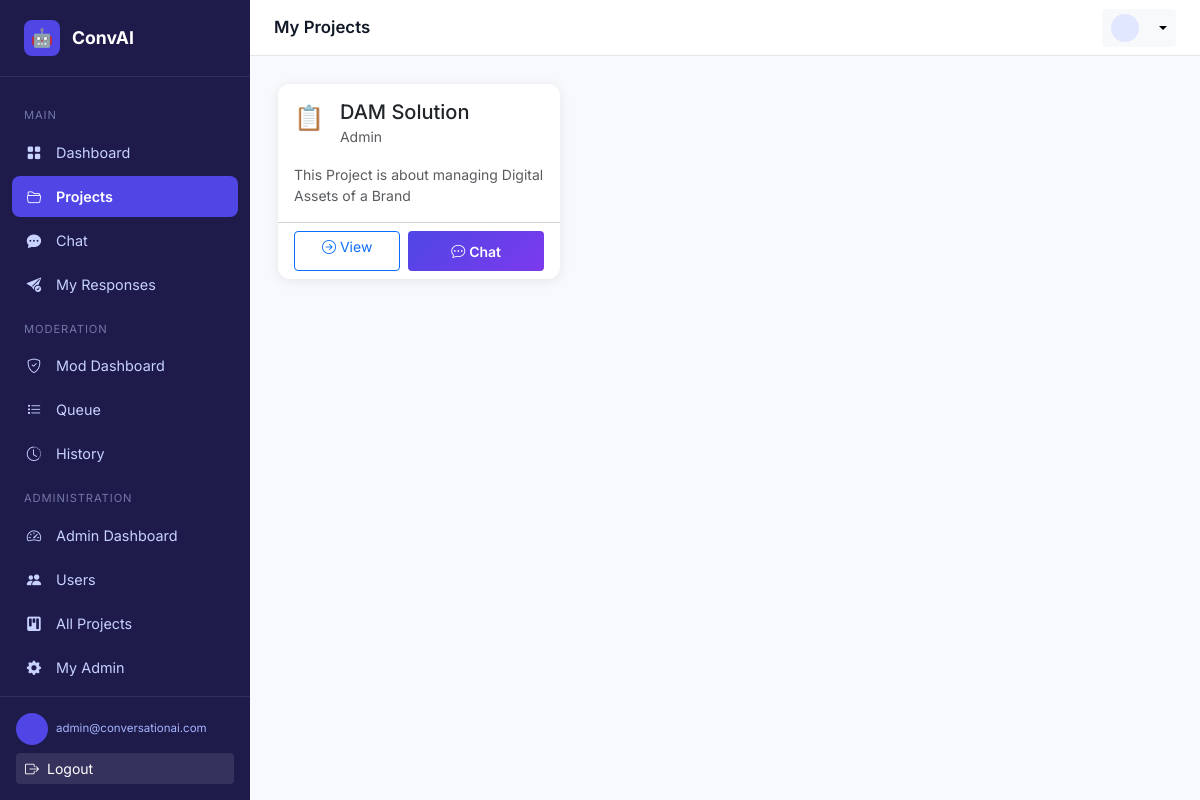
Page /projects/ (signed in) on the committed database.
### apps/users/models.py (models this page shows, shortened)
class User(AbstractUser):
    ROLE_CHOICES = (
        ('user', 'Regular User'),
        ('moderator', 'Moderator'),
        ('admin', 'Administrator'),
    )
    role = models.CharField(max_length=20, choices=ROLE_CHOICES, default='user')
    is_active = models.BooleanField(default=True)
    created_at = models.DateTimeField(auto_now_add=True)
    updated_at = models.DateTimeField(auto_now=True)
    class Meta:
        verbose_name = 'User'
        verbose_name_plural = 'Users'

### apps/projects/models.py (models this page shows, shortened)
class UserProject(models.Model):
    ROLE_CHOICES = (
        ('member', 'Member'),
        ('admin', 'Admin'),
    )
    user = models.ForeignKey(User, on_delete=models.CASCADE, related_name='user_projects')
    project = models.ForeignKey(Project, on_delete=models.CASCADE, related_name='members')
    role = models.CharField(max_length=20, choices=ROLE_CHOICES, default='member')
    joined_at = models.DateTimeField(auto_now_add=True)
    class Meta:
        db_table = 'user_project'
        verbose_name = 'User Project'
        verbose_name_plural = 'User Projects'
        unique_together = ('user', 'project')

class Project(models.Model):
    owner = models.ForeignKey(User, on_delete=models.CASCADE, related_name='owned_projects')
    name = models.CharField(max_length=255)
    description = models.TextField(blank=True, null=True)
    is_active = models.BooleanField(default=True)
    created_at = models.DateTimeField(auto_now_add=True)
    updated_at = models.DateTimeField(auto_now=True)
    class Meta:
        db_table = 'project'
        verbose_name = 'Project'
        verbose_name_plural = 'Projects'
        ordering = ['-created_at']

### apps/frontend/views.py (the view)
    def wrapper(request, *args, **kwargs):
        if not request.user.is_authenticated:
            return redirect('frontend:login')
        return view_func(request, *args, **kwargs)

### apps/frontend/views.py (called while the page is built)
def login_required_decorator(view_func):
    def wrapper(request, *args, **kwargs):
        if not request.user.is_authenticated:
            return redirect('frontend:login')
        return view_func(request, *args, **kwargs)
    return wrapper

@login_required_decorator
def user_projects(request):
    user_projects = UserProject.objects.filter(user=request.user).select_related('project')
    context = {
        'projects': user_projects,
    }
    return render(request, 'user/projects.html', context)

### templates/user/projects.html (shortened to what this page needs)
{% extends "base.html" %}
{% block page_title %}My Projects{% endblock %}
{% block nav_projects %}active{% endblock %}
{% block content %}
<div class="row g-4">
  {% for user_project in projects %}
  <div class="col-md-6 col-lg-4">
    <div class="card h-100">
      <div class="card-body">
        <div class="d-flex align-items-start gap-3 mb-3">
          <div style="font-size: 1.5rem;">📋</div>
          <div class="flex-grow-1">
            <h5 class="card-title mb-0">{{ user_project.project.name }}</h5>
            <small class="text-muted">{{ user_project.get_role_display }}</small>
          </div>
        </div>
        <p class="card-text text-muted small">{{ user_project.project.description|truncatewords:15 }}</p>
      </div>
      <div class="card-footer bg-transparent d-flex gap-2">
        <a href="{% url 'frontend:user_project_detail' user_project.project.id %}" class="btn btn-sm btn-outline-primary flex-fill">
          <i class="bi bi-arrow-right-circle me-1"></i>View
        </a>
        <a href="{% url 'frontend:user_chat' %}" class="btn btn-sm btn-primary flex-fill">
          <i class="bi bi-chat-dots me-1"></i>Chat
        </a>
      </div>
    </div>
  </div>
  {% endfor %}
</div>
{% endblock %}

### templates/base.html (shortened to what this page needs)
{% load static %}
<!DOCTYPE html>
<html lang="en">
<head>
  <link href="https://cdn.jsdelivr.net/npm/bootstrap@5.3.2/dist/css/bootstrap.min.css" rel="stylesheet">
  <link href="https://cdn.jsdelivr.net/npm/bootstrap-icons@1.11.3/font/bootstrap-icons.min.css" rel="stylesheet">
  <link href="{% static 'css/style.css' %}" rel="stylesheet">
</head>
<body>
{% block body %}
{% if user.is_authenticated %}
<div class="layout-wrapper">
  <nav class="sidebar" id="sidebar">
    <a href="{% url 'frontend:user_dashboard' %}" class="sidebar-brand">
      <div class="brand-icon">🤖</div>
      ConvAI
    </a>
    <div class="sidebar-nav">
      <div>
        <div class="nav-section-label">Main</div>
        <ul class="nav flex-column">
          <li class="nav-item">
            <a href="{% url 'frontend:user_dashboard' %}" class="nav-link {% block nav_dashboard %}{% endblock %}">
              <span class="nav-icon"><i class="bi bi-grid-fill"></i></span> Dashboard
            </a>
          </li>
          <li class="nav-item">
            <a href="{% url 'frontend:user_projects' %}" class="nav-link {% block nav_projects %}{% endblock %}">
              <span class="nav-icon"><i class="bi bi-folder2-open"></i></span> Projects
            </a>
          </li>
          <li class="nav-item">
            <a href="{% url 'frontend:user_chat' %}" class="nav-link {% block nav_chat %}{% endblock %}">
              <span class="nav-icon"><i class="bi bi-chat-dots-fill"></i></span> Chat
            </a>
          </li>
          <li class="nav-item">
            <a href="{% url 'frontend:user_responses' %}" class="nav-link {% block nav_responses %}{% endblock %}">
              <span class="nav-icon"><i class="bi bi-send-check-fill"></i></span> My Responses
            </a>
          </li>
        </ul>
      </div>
      {% if user.role == 'moderator' or user.role == 'admin' %}
      <div>
        <div class="nav-section-label">Moderation</div>
        <ul class="nav flex-column">
          <li class="nav-item">
            <a href="{% url 'frontend:moderator_dashboard' %}" class="nav-link {% block nav_mod_dash %}{% endblock %}">
              <span class="nav-icon"><i class="bi bi-shield-check"></i></span> Mod Dashboard
            </a>
          </li>
          <li class="nav-item">
            <a href="{% url 'frontend:moderator_queue' %}" class="nav-link {% block nav_queue %}{% endblock %}">
              <span class="nav-icon"><i class="bi bi-list-task"></i></span> Queue
            </a>
          </li>
          <li class="nav-item">
            <a href="{% url 'frontend:moderator_history' %}" class="nav-link {% block nav_history %}{% endblock %}">
              <span class="nav-icon"><i class="bi bi-clock-history"></i></span> History
            </a>
          </li>
        </ul>
      </div>
      {% endif %}
      {% if user.role == 'admin' %}
      <div>
        <div class="nav-section-label">Administration</div>
        <ul class="nav flex-column">
          <li class="nav-item">
            <a href="{% url 'frontend:admin_dashboard' %}" class="nav-link {% block nav_admin_dash %}{% endblock %}">
              <span class="nav-icon"><i class="bi bi-speedometer2"></i></span> Admin Dashboard
            </a>
          </li>
          <li class="nav-item">
            <a href="{% url 'frontend:admin_users' %}" class="nav-link {% block nav_admin_users %}{% endblock %}">
              <span class="nav-icon"><i class="bi bi-people-fill"></i></span> Users
            </a>
          </li>
          <li class="nav-item">
            <a href="{% url 'frontend:admin_projects' %}" class="nav-link {% block nav_admin_projects %}{% endblock %}">
              <span class="nav-icon"><i class="bi bi-kanban-fill"></i></span> All Projects
            </a>
          </li>
          <li class="nav-item">
            <a href="/admin/" target="_blank" class="nav-link">
              <span class="nav-icon"><i class="bi bi-gear-fill"></i></span> My Admin
            </a>
          </li>
        </ul>
      </div>
      {% endif %}
    </div>
    <div class="sidebar-footer">
      <div class="d-flex align-items-center gap-2 mb-2">
        <div class="avatar-sm bg-indigo text-white" style="background:#4f46e5">
        </div>
        <div class="text-truncate">
          <div class="navbar-user-email" style="font-size:.72rem;color:#a5b4fc;">{{ user.email }}</div>
        </div>
      </div>
      <a href="{% url 'frontend:logout' %}" class="btn btn-sm w-100 text-start text-white" style="background:rgba(255,255,255,.1)">
        <i class="bi bi-box-arrow-right me-2"></i>Logout
      </a>
    </div>
  </nav>
  <div class="main-content">
    <div class="topbar">
      <span class="topbar-title">{% block page_title %}Dashboard{% endblock %}</span>
      <div class="dropdown">
        <button class="btn btn-sm btn-light dropdown-toggle d-flex align-items-center gap-2" data-bs-toggle="dropdown">
          <div class="avatar-sm" style="background:#e0e7ff;color:#4f46e5;width:28px;height:28px;font-size:.75rem">
          </div>
        </button>
      </div>
    </div>
    <div class="page-content">
      {% block content %}{% endblock %}
    </div>
  </div>
</div>
{% endif %}
{% endblock body %}
</body>
</html>

### static/css/style.css (style rules this page uses)
:root { --sidebar-width: 250px; --primary: #4f46e5; --primary-dark: #3730a3; --sidebar-bg: #1e1b4b; --sidebar-text: #c7d2fe; --sidebar-active: #4f46e5; --topbar-height: 56px; --card-shadow: 0 2px 12px rgba(0,0,0,.08); }
body { font-family: 'Inter', 'Segoe UI', system-ui, sans-serif; background: #f8f9fc; }
.layout-wrapper { display: flex; min-height: 100vh; }
.sidebar { width: var(--sidebar-width); background: var(--sidebar-bg); color: var(--sidebar-text); display: flex; flex-direction: column; position: fixed; top: 0; left: 0; height: 100vh; z-index: 1000; transition: transform .3s ease; }
.sidebar-brand { padding: 1.25rem 1.5rem; border-bottom: 1px solid rgba(255,255,255,.08); display: flex; align-items: center; gap: .75rem; font-weight: 700; font-size: 1.1rem; color: #fff; text-decoration: none; }
.sidebar-brand .brand-icon { width: 36px; height: 36px; background: var(--primary); border-radius: 8px; display: flex; align-items: center; justify-content: center; font-size: 1.1rem; }
.sidebar-nav { flex: 1; padding: 1rem 0; overflow-y: auto; }
.sidebar-nav .nav-section-label { padding: .4rem 1.5rem; font-size: .7rem; letter-spacing: .08em; text-transform: uppercase; color: rgba(199, 210, 254, .5); margin-top: .5rem; }
.sidebar-nav .nav-item { margin: .1rem .75rem; }
.sidebar-nav .nav-link { color: var(--sidebar-text); padding: .6rem .75rem; border-radius: 8px; display: flex; align-items: center; gap: .75rem; font-size: .9rem; transition: all .2s; text-decoration: none; }
.sidebar-nav .nav-link.active { background: var(--sidebar-active); color: #fff; font-weight: 600; }
.sidebar-nav .nav-link .nav-icon { width: 20px; text-align: center; flex-shrink: 0; }
.sidebar-footer { padding: 1rem; border-top: 1px solid rgba(255,255,255,.08); }
.main-content { margin-left: var(--sidebar-width); flex: 1; display: flex; flex-direction: column; min-height: 100vh; }
.topbar { height: var(--topbar-height); background: #fff; border-bottom: 1px solid #e5e7eb; display: flex; align-items: center; padding: 0 1.5rem; position: sticky; top: 0; z-index: 100; gap: 1rem; }
.topbar-title { font-weight: 600; font-size: 1.05rem; color: #111827; }
.page-content { padding: 1.75rem; }
.card { border: none; box-shadow: var(--card-shadow); border-radius: 12px; }
.btn-primary { background: linear-gradient(135deg, #4f46e5, #7c3aed); border: none; font-weight: 600; padding: .6rem 1.5rem; }
.avatar-sm { width: 32px; height: 32px; border-radius: 50%; display: flex; align-items: center; justify-content: center; font-weight: 700; font-size: .8rem; }

### rows in the picture
User: email "admin@conversationai.com"
UserProject: project.name "DAM Solution", role "Admin", project.description "This Project is about managing Digital Assets of a Brand"
